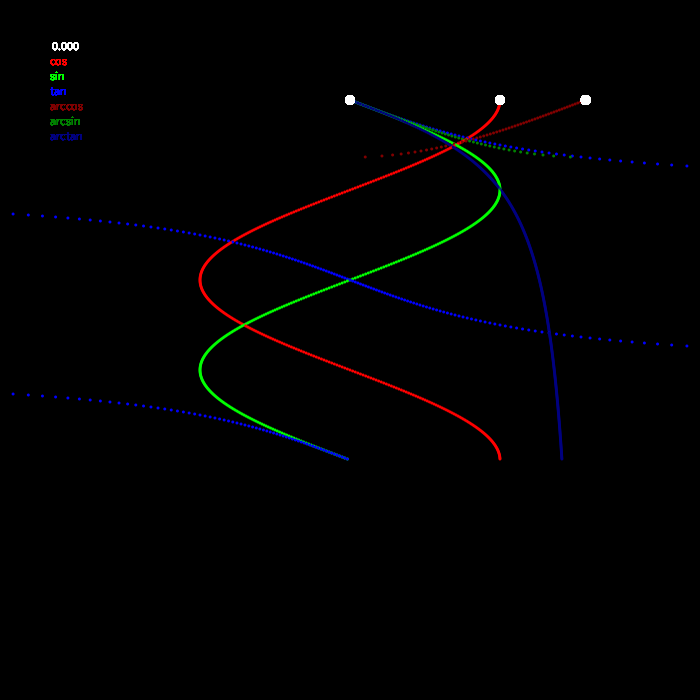
Frame 1 (no input)
Frame 60 (the mouse pressed at the canvas centre just before this capture): identical to frame 1, image omitted
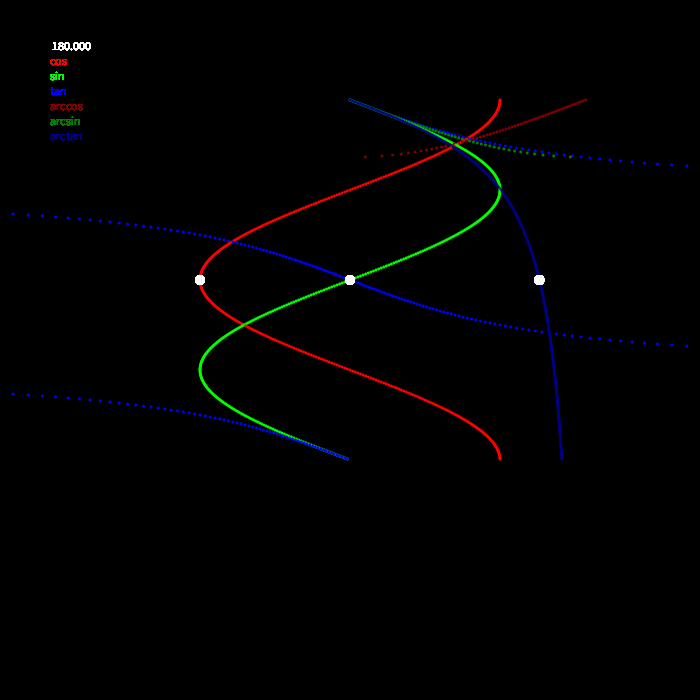
Frame 120 (the mouse held since frame 60 and released just before this capture)

The Processing sketch that drew these frames (run headless with seeded random() and noise(); from frame 60 on, the mouse is pressed at the canvas centre):

// Processing sketch: trigStuff
// ── trigStuff.pde
float unit = 150;
float index;

void setup() {
  size(700, 700);
  noStroke();
//  noLoop();
}

void draw() {
  background(0);
  index = map(mouseX, 0, width, 0, 360);
  for (int i = 0; i < 360; i ++) {
    fill(255, 0 , 0);
    ellipse(width/2 + cos(radians(i)) * unit, 100+i, 3, 3);
    text("cos", 50, 65);
    fill(255);
    ellipse(width/2 + cos(radians(index)) * unit, 100+index, 10, 10);
    fill(0, 255, 0);
    ellipse(width/2 + sin(radians(i)) * unit, 100+i, 3, 3);
    text("sin", 50, 80);
    fill(255);
    ellipse(width/2 + sin(radians(index)) * unit, 100+index, 10, 10);
    fill(0, 0, 255);
    ellipse(width/2 + tan(radians(i)) * unit, 100+i, 3, 3);
    text("tan", 50, 95);
    fill(255);
    ellipse(width/2 + tan(radians(index)) * unit, 100+index, 10, 10);
    fill(128, 0 , 0);
    ellipse(width/2 + acos(radians(i)) * unit, 100+i, 3, 3);
    text("arccos", 50, 110);
    fill(255);
    ellipse(width/2 + acos(radians(index)) * unit, 100+index, 10, 10);
    fill(0, 128, 0);
    ellipse(width/2 + asin(radians(i)) * unit, 100+i, 3, 3);
    text("arcsin", 50, 125);
    fill(255);
    ellipse(width/2 + asin(radians(index)) * unit, 100+index, 10, 10);
    fill(0, 0, 128);
    ellipse(width/2 + atan(radians(i)) * unit, 100+i, 3, 3);
    text("arctan", 50, 140);
    fill(255);
    ellipse(width/2 + atan(radians(index)) * unit, 100+index, 10, 10);
    text(index, 50, 50);
}
//  printTable();
}

void printTable() {
  float i;
  for (int j = 0; j < 360; j++) {
    i = radians(j);
    println(j, cos(i), acos(i), sin(i), asin(i), tan(i), atan(i));
  }
}
